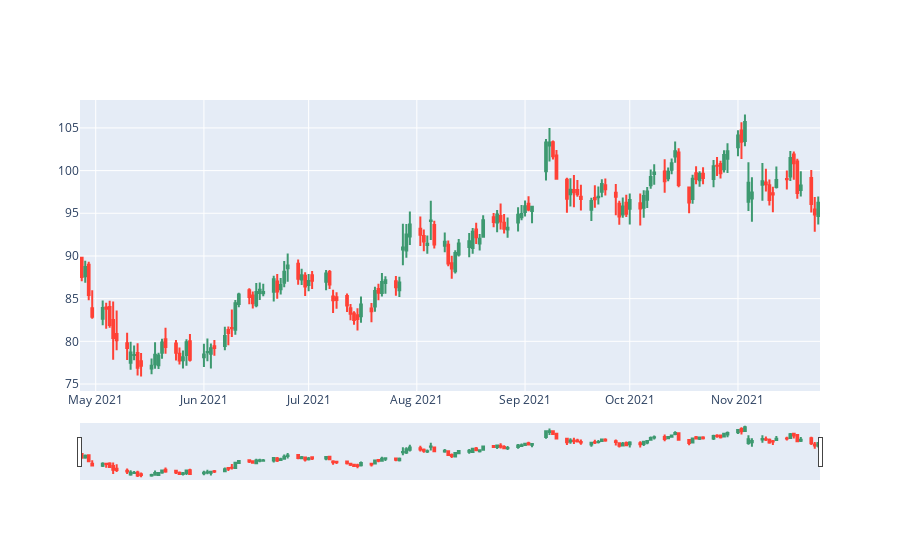

Notebook code cell kept with this figure:
### Code cell
weight_avg_portfolio_plot = make_candle(count_mean_measure_all_sec(dict_companies_data))
weight_avg_portfolio_plot

### Figure 1 — Plotly figure (JSON) as saved in the notebook; plotly's stock layout.template omitted (floating-point values rounded to 4 significant figures; data arrays with more than 128 entries replaced by an {"elided": "..."} marker saying what was removed)
{"data": [{"close": {"elided": "149 float values"}, "high": {"elided": "149 float values"}, "low": {"elided": "149 float values"}, "open": {"elided": "149 float values"}, "type": "candlestick", "x": {"elided": "149 str values"}}], "layout": {}}
